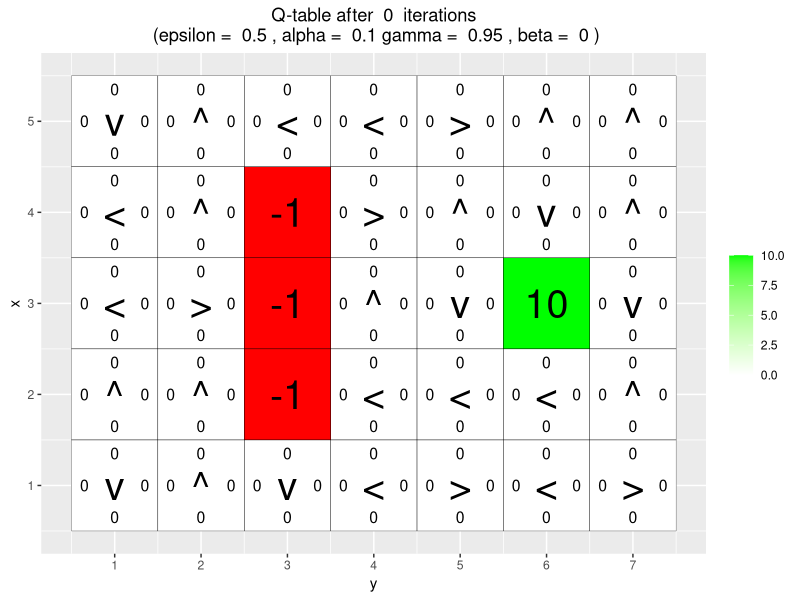
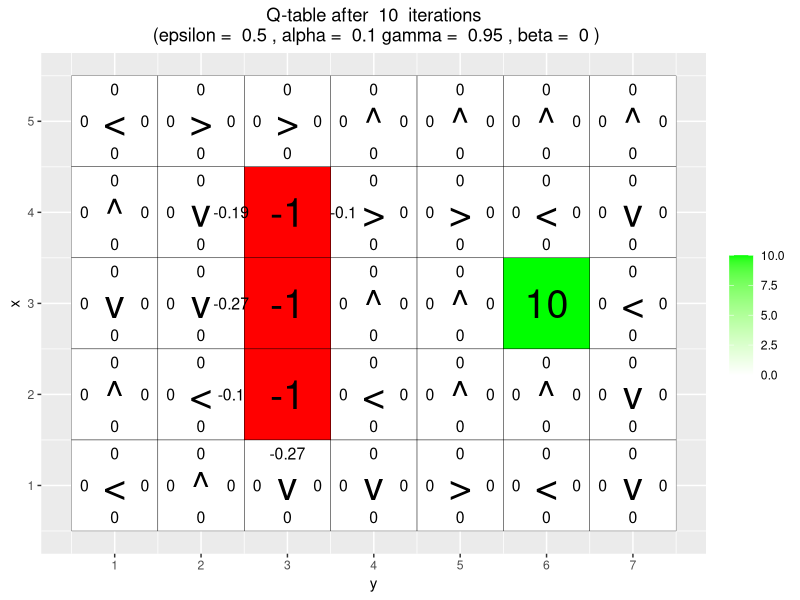
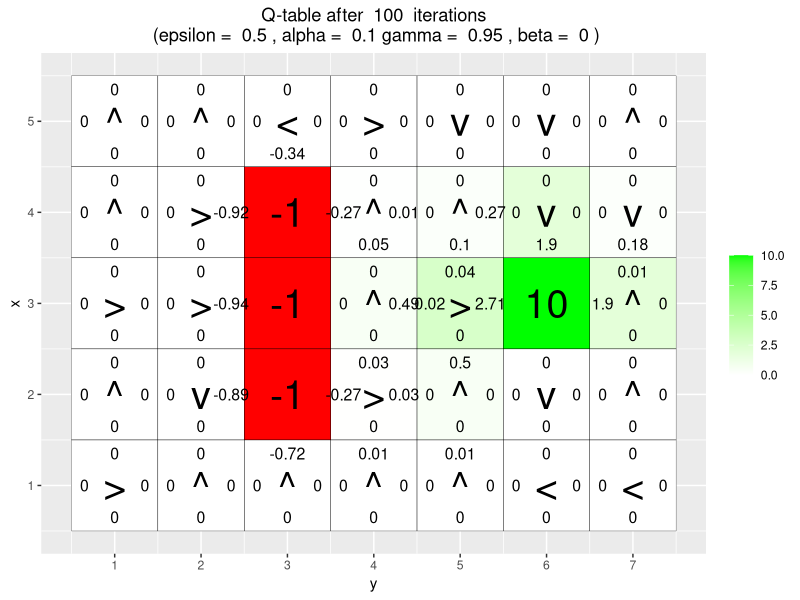
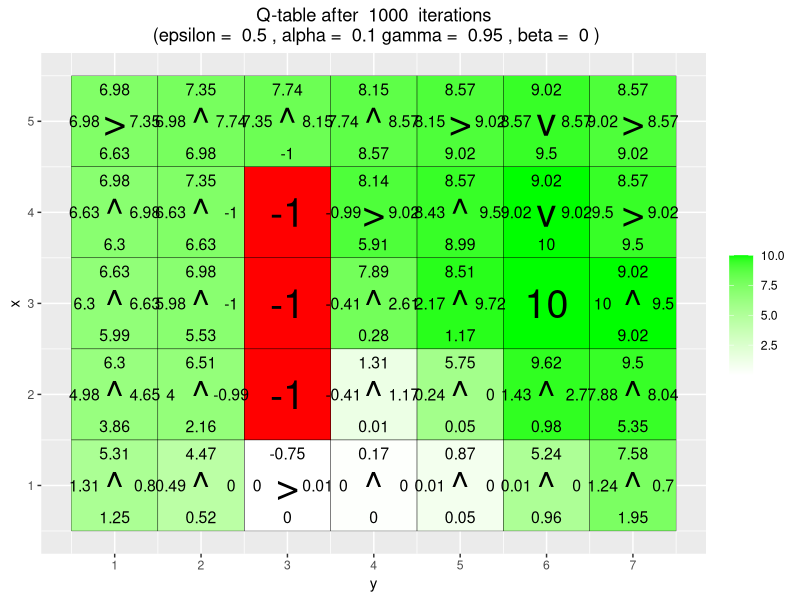
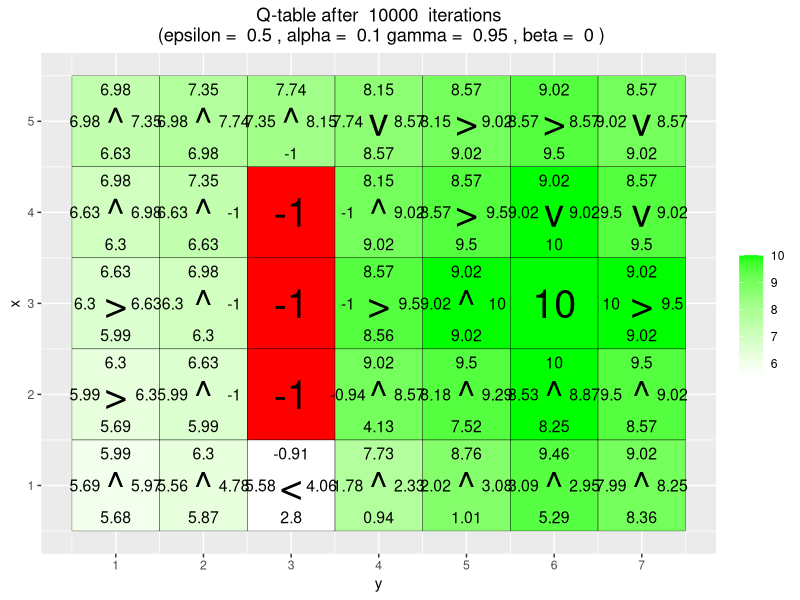
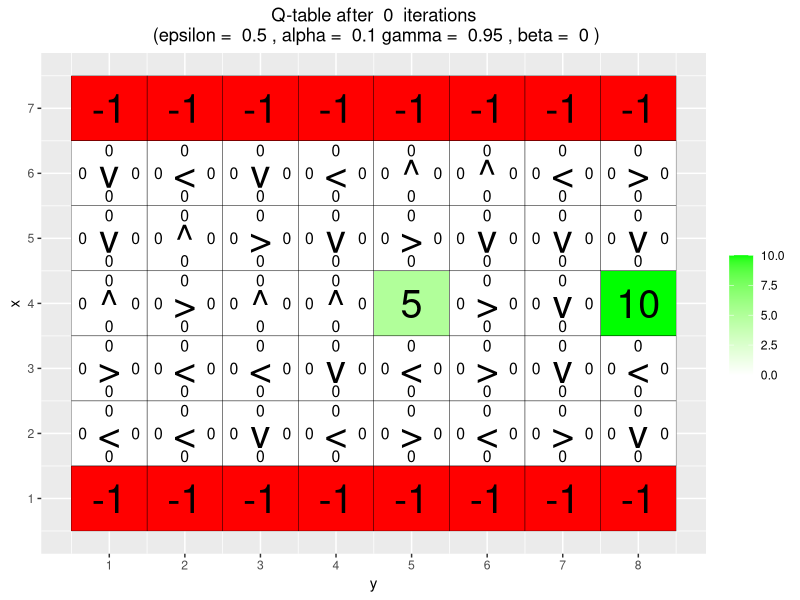
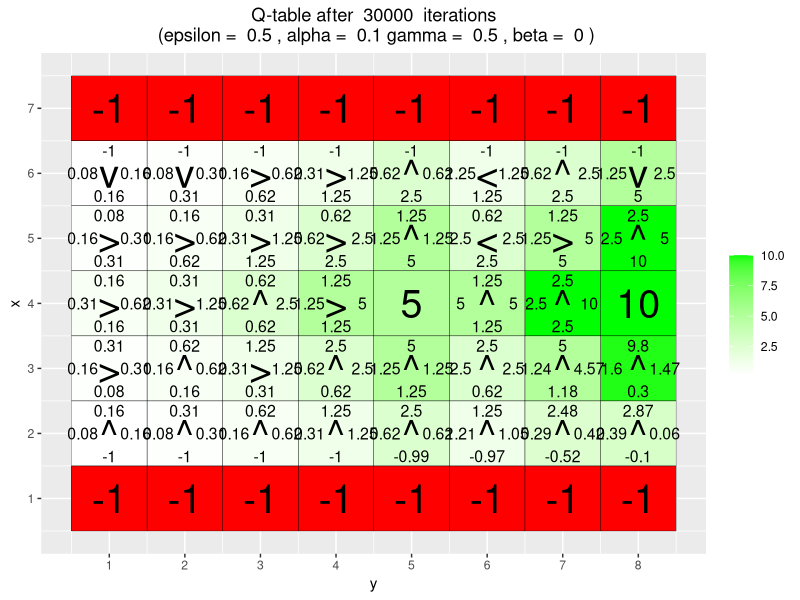
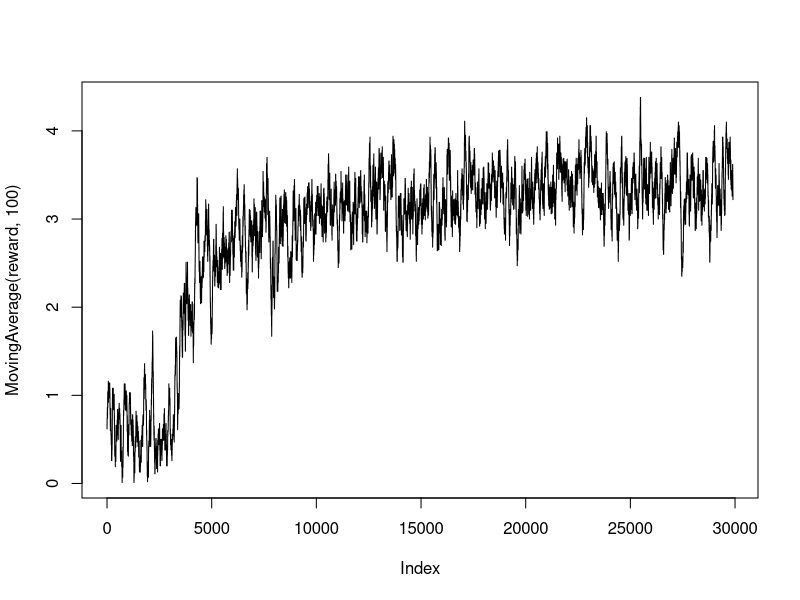

Generate these figures, in order, with R: (Note: a time limit stopped this script after it produced the figures.)
# By Jose M. Peña and Joel Oskarsson.
# For teaching purposes.
# jose.m.pena@liu.se.

#####################################################################################################
# Q-learning
#####################################################################################################

# install.packages("ggplot2")
# install.packages("vctrs")
library(ggplot2)

arrows <- c("^", ">", "v", "<")
action_deltas <- list(c(1,0), # up
                      c(0,1), # right
                      c(-1,0), # down
                      c(0,-1)) # left

vis_environment <- function(iterations=0, epsilon = 0.5, alpha = 0.1, gamma = 0.95, beta = 0){
  
  # Visualize an environment with rewards. 
  # Q-values for all actions are displayed on the edges of each tile.
  # The (greedy) policy for each state is also displayed.
  # 
  # Args:
  #   iterations, epsilon, alpha, gamma, beta (optional): for the figure title.
  #   reward_map (global variable): a HxW array containing the reward given at each state.
  #   q_table (global variable): a HxWx4 array containing Q-values for each state-action pair.
  #   H, W (global variables): environment dimensions.
  
  df <- expand.grid(x=1:H,y=1:W)
  foo <- mapply(function(x,y) ifelse(reward_map[x,y] == 0,q_table[x,y,1],NA),df$x,df$y)
  df$val1 <- as.vector(round(foo, 2))
  foo <- mapply(function(x,y) ifelse(reward_map[x,y] == 0,q_table[x,y,2],NA),df$x,df$y)
  df$val2 <- as.vector(round(foo, 2))
  foo <- mapply(function(x,y) ifelse(reward_map[x,y] == 0,q_table[x,y,3],NA),df$x,df$y)
  df$val3 <- as.vector(round(foo, 2))
  foo <- mapply(function(x,y) ifelse(reward_map[x,y] == 0,q_table[x,y,4],NA),df$x,df$y)
  df$val4 <- as.vector(round(foo, 2))
  foo <- mapply(function(x,y) 
    ifelse(reward_map[x,y] == 0,arrows[GreedyPolicy(x,y)],reward_map[x,y]),df$x,df$y)
  df$val5 <- as.vector(foo)
  foo <- mapply(function(x,y) ifelse(reward_map[x,y] == 0,max(q_table[x,y,]),
                                     ifelse(reward_map[x,y]<0,NA,reward_map[x,y])),df$x,df$y)
  df$val6 <- as.vector(foo)
  
  print(ggplot(df,aes(x = y,y = x)) +
          scale_fill_gradient(low = "white", high = "green", na.value = "red", name = "") +
          geom_tile(aes(fill=val6)) +
          geom_text(aes(label = val1),size = 4,nudge_y = .35,na.rm = TRUE) +
          geom_text(aes(label = val2),size = 4,nudge_x = .35,na.rm = TRUE) +
          geom_text(aes(label = val3),size = 4,nudge_y = -.35,na.rm = TRUE) +
          geom_text(aes(label = val4),size = 4,nudge_x = -.35,na.rm = TRUE) +
          geom_text(aes(label = val5),size = 10) +
          geom_tile(fill = 'transparent', colour = 'black') + 
          ggtitle(paste("Q-table after ",iterations," iterations\n",
                        "(epsilon = ",epsilon,", alpha = ",alpha,"gamma = ",gamma,", beta = ",beta,")")) +
          theme(plot.title = element_text(hjust = 0.5)) +
          scale_x_continuous(breaks = c(1:W),labels = c(1:W)) +
          scale_y_continuous(breaks = c(1:H),labels = c(1:H)))
  
}

GreedyPolicy <- function(x, y){
  
  # Get a greedy action for state (x,y) from q_table.
  #
  # Args:
  #   x, y: state coordinates.
  #   q_table (global variable): a HxWx4 array containing Q-values for each state-action pair.
  # 
  # Returns:
  #   An action, i.e. integer in {1,2,3,4}.

  # Get the Q-values for all actions at state (x, y)
  q_values <- q_table[x, y, ]
  
  # Find the maximum Q-value
  max_q <- max(q_values)
  
  # Identify all actions that have the maximum Q-value
  max_actions <- which(q_values == max_q)
  
  #Another way
  #max_actions = which(q_table[x, y, ] == max(q_table[x, y, ]))
  
  # Randomly select one action among those with the maximum Q-value
  action <- sample(max_actions, 1)
  
  return(action)
}


EpsilonGreedyPolicy <- function(x, y, epsilon){
  
  # Get an epsilon-greedy action for state (x,y) from q_table.
  #
  # Args:
  #   x, y: state coordinates.
  #   epsilon: probability of acting randomly.
  # 
  # Returns:
  #   An action, i.e. integer in {1,2,3,4}.
  
  # Generate a random number between 0 and 1
  rand_num <- runif(1)
  
  if (rand_num < epsilon){
    # With probability epsilon, select a random action
    action <- sample(1:4, 1)
  } else {
    # With probability (1 - epsilon), use the greedy policy
    action <- GreedyPolicy(x, y)
  }
  return(action)
}

transition_model <- function(x, y, action, beta){
  
  # Computes the new state after given action is taken. The agent will follow the action 
  # with probability (1-beta) and slip to the right or left with probability beta/2 each.
  # 
  # Args:
  #   x, y: state coordinates.
  #   action: which action the agent takes (in {1,2,3,4}).
  #   beta: probability of the agent slipping to the side when trying to move.
  #   H, W (global variables): environment dimensions.
  # 
  # Returns:
  #   The new state after the action has been taken.
  
  delta <- sample(-1:1, size = 1, prob = c(0.5*beta,1-beta,0.5*beta))
  final_action <- ((action + delta + 3) %% 4) + 1
  foo <- c(x,y) + unlist(action_deltas[final_action])
  foo <- pmax(c(1,1),pmin(foo,c(H,W)))
  
  return (foo)
}

q_learning <- function(start_state, epsilon = 0.5, alpha = 0.1, gamma = 0.95, beta = 0){
  
  # Perform one episode of Q-learning. The agent should move around in the 
  # environment using the given transition model and update the Q-table.
  # The episode ends when the agent reaches a terminal state.
  # 
  # Args:
  #   start_state: array with two entries, describing the starting position of the agent.
  #   epsilon (optional): probability of acting randomly.
  #   alpha (optional): learning rate.
  #   gamma (optional): discount factor.
  #   beta (optional): slipping factor.
  #   reward_map (global variable): a HxW array containing the reward given at each state.
  #   q_table (global variable): a HxWx4 array containing Q-values for each state-action pair.
  # 
  # Returns:
  #   reward: reward received in the episode.
  #   correction: sum of the temporal difference correction terms over the episode.
  #   q_table (global variable): Recall that R passes arguments by value. So, q_table being
  #   a global variable can be modified with the superassigment operator <<-.
  
  # Your code here.
  # Initialize state
  x <- start_state[1]
  y <- start_state[2]
  
  # Initialize variables to track episode reward and TD corrections
  episode_reward <- 0
  episode_correction <- 0
  
  repeat{
    # Choose an action A using the epsilon-greedy policy
    action <- EpsilonGreedyPolicy(x, y, epsilon)
    
    # Observe the next state S' and reward R after taking action A
    next_state <- transition_model(x, y, action, beta)
    x_new <- next_state[1]
    y_new <- next_state[2]
    R <- reward_map[x_new, y_new]
    
    # Get current Q-value Q(S, A)
    Q_SA <- q_table[x, y, action]
    
    # Check if next state is terminal (reward != 0)
    if (R != 0){
      max_Q_Sprime_aprime <- 0
    } else {
      # Compute max Q(S', a') over all possible actions a'
      max_Q_Sprime_aprime <- max(q_table[x_new, y_new, ])
    }
    
    # Calculate the TD correction term
    TD_correction <- R + gamma * max_Q_Sprime_aprime - Q_SA
    
    # Update the cumulative TD correction
    episode_correction <- episode_correction + TD_correction
    
    # Update Q(S, A) in the q_table
    q_table[x, y, action] <<- Q_SA + alpha * TD_correction
    
    # Accumulate the reward
    episode_reward <- episode_reward + R
    
    # Move to the next state
    x <- x_new
    y <- y_new
    
    # Check if the episode has ended
    if (R != 0){
      # Episode ends when a terminal state is reached
      return (c(episode_reward, episode_correction))
    }
  }
}

#2.2 Questions
#1. What has the agent learned after the first 10 episodes?

#The Q-table values are mostly zeros, with slight updates in some states near the starting position (3,1).
# Policy Arrows: The greedy policy (arrows on the grid) point randomly due to insufficient learning.
# ϵ=0.5, the agent is exploring randomly half the time.

#2. Is the final greedy policy (after 10000 episodes) optimal for all states, i.e. not only
# for the initial state ? Why / Why not ?

# The agent has clearly learned to navigate towards the goal at position, 
# as seen by the arrows pointing rightwards and upwards towards this cell.
# The policy is optimal for states that the agent has visited often during the episodes, 
# particularly along the path from the starting state to the goal.
# However some areas are underexplored leading to suboptimal policies in those areas.
# An example for the states below the -1 penalty wall Where it wuold be better to go below and not up again

# No, the learned values in the Q-table do not reflect the fact that there are multiple path that lead to the positive reward. 
# The agent clearly shows a strong preference for the upper path over the lower path
# This is likely due to the agent's early discovery of the upper path and subsequent exploitation of it. 
# Q-learning often converge to a single optimal policy
# To ensure that the agent recognizes both paths as equally valid, you could: 
# - increase exploration
# - randomize the starting state
# - Reducing the learning rate 
# - Run for more simulations





#####################################################################################################
# Q-Learning Environments
#####################################################################################################

# Environment A (learning)

H <- 5
W <- 7

reward_map <- matrix(0, nrow = H, ncol = W)
reward_map[3,6] <- 10
reward_map[2:4,3] <- -1

q_table <- array(0,dim = c(H,W,4))

vis_environment()

for(i in 1:10000){
  foo <- q_learning(start_state = c(3,1))
  
  if(any(i==c(10,100,1000,10000)))
    vis_environment(i)
}

# Environment B (the effect of epsilon and gamma)

H <- 7
W <- 8

reward_map <- matrix(0, nrow = H, ncol = W)
reward_map[1,] <- -1
reward_map[7,] <- -1
reward_map[4,5] <- 5
reward_map[4,8] <- 10

q_table <- array(0,dim = c(H,W,4))

vis_environment()

MovingAverage <- function(x, n){
  
  cx <- c(0,cumsum(x))
  rsum <- (cx[(n+1):length(cx)] - cx[1:(length(cx) - n)]) / n
  
  return (rsum)
}

for(j in c(0.5,0.75,0.95)){
  q_table <- array(0,dim = c(H,W,4))
  reward <- NULL
  correction <- NULL
  
  for(i in 1:30000){
    foo <- q_learning(gamma = j, start_state = c(4,1))
    reward <- c(reward,foo[1])
    correction <- c(correction,foo[2])
  }
  
  vis_environment(i, gamma = j)
  plot(MovingAverage(reward,100),type = "l")
  plot(MovingAverage(correction,100),type = "l")
}

for(j in c(0.5,0.75,0.95)){
  q_table <- array(0,dim = c(H,W,4))
  reward <- NULL
  correction <- NULL
  
  for(i in 1:30000){
    foo <- q_learning(epsilon = 0.1, gamma = j, start_state = c(4,1))
    reward <- c(reward,foo[1])
    correction <- c(correction,foo[2])
  }
  
  vis_environment(i, epsilon = 0.1, gamma = j)
  plot(MovingAverage(reward,100),type = "l")
  plot(MovingAverage(correction,100),type = "l")
}

# Environment C (the effect of beta).

H <- 3
W <- 6

reward_map <- matrix(0, nrow = H, ncol = W)
reward_map[1,2:5] <- -1
reward_map[1,6] <- 10

q_table <- array(0,dim = c(H,W,4))

vis_environment()

for(j in c(0,0.2,0.4,0.66)){
  q_table <- array(0,dim = c(H,W,4))
  
  for(i in 1:10000)
    foo <- q_learning(gamma = 0.6, beta = j, start_state = c(1,1))
  
  vis_environment(i, gamma = 0.6, beta = j)
}
